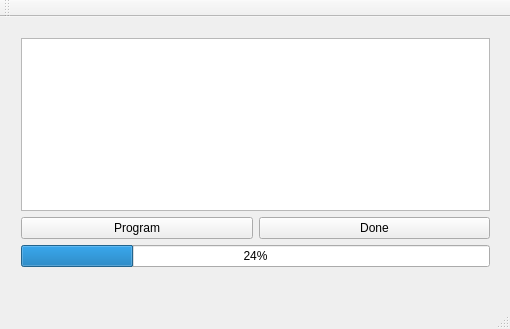
<?xml version="1.0" encoding="UTF-8"?>
<ui version="4.0">
 <class>FlasherUpdater</class>
 <widget class="QMainWindow" name="FlasherUpdater">
  <property name="geometry">
   <rect>
    <x>0</x>
    <y>0</y>
    <width>510</width>
    <height>329</height>
   </rect>
  </property>
  <property name="windowTitle">
   <string>FlasherUpdater</string>
  </property>
  <widget class="QWidget" name="centralWidget">
   <widget class="QWidget" name="verticalLayoutWidget">
    <property name="geometry">
     <rect>
      <x>10</x>
      <y>10</y>
      <width>491</width>
      <height>251</height>
     </rect>
    </property>
    <layout class="QVBoxLayout" name="verticalLayout">
     <item>
      <widget class="QTextBrowser" name="statusTextBrowser"/>
     </item>
     <item>
      <layout class="QHBoxLayout" name="horizontalLayout">
       <item>
        <widget class="QPushButton" name="programButton">
         <property name="text">
          <string>Program</string>
         </property>
        </widget>
       </item>
       <item>
        <widget class="QPushButton" name="doneButton">
         <property name="text">
          <string>Done</string>
         </property>
        </widget>
       </item>
      </layout>
     </item>
     <item>
      <widget class="QProgressBar" name="progressBar">
       <property name="value">
        <number>24</number>
       </property>
      </widget>
     </item>
    </layout>
   </widget>
  </widget>
  <widget class="QMenuBar" name="menuBar">
   <property name="geometry">
    <rect>
     <x>0</x>
     <y>0</y>
     <width>510</width>
     <height>22</height>
    </rect>
   </property>
  </widget>
  <widget class="QToolBar" name="mainToolBar">
   <attribute name="toolBarArea">
    <enum>TopToolBarArea</enum>
   </attribute>
   <attribute name="toolBarBreak">
    <bool>false</bool>
   </attribute>
  </widget>
  <widget class="QStatusBar" name="statusBar"/>
 </widget>
 <layoutdefault spacing="6" margin="11"/>
 <resources/>
 <connections/>
</ui>
